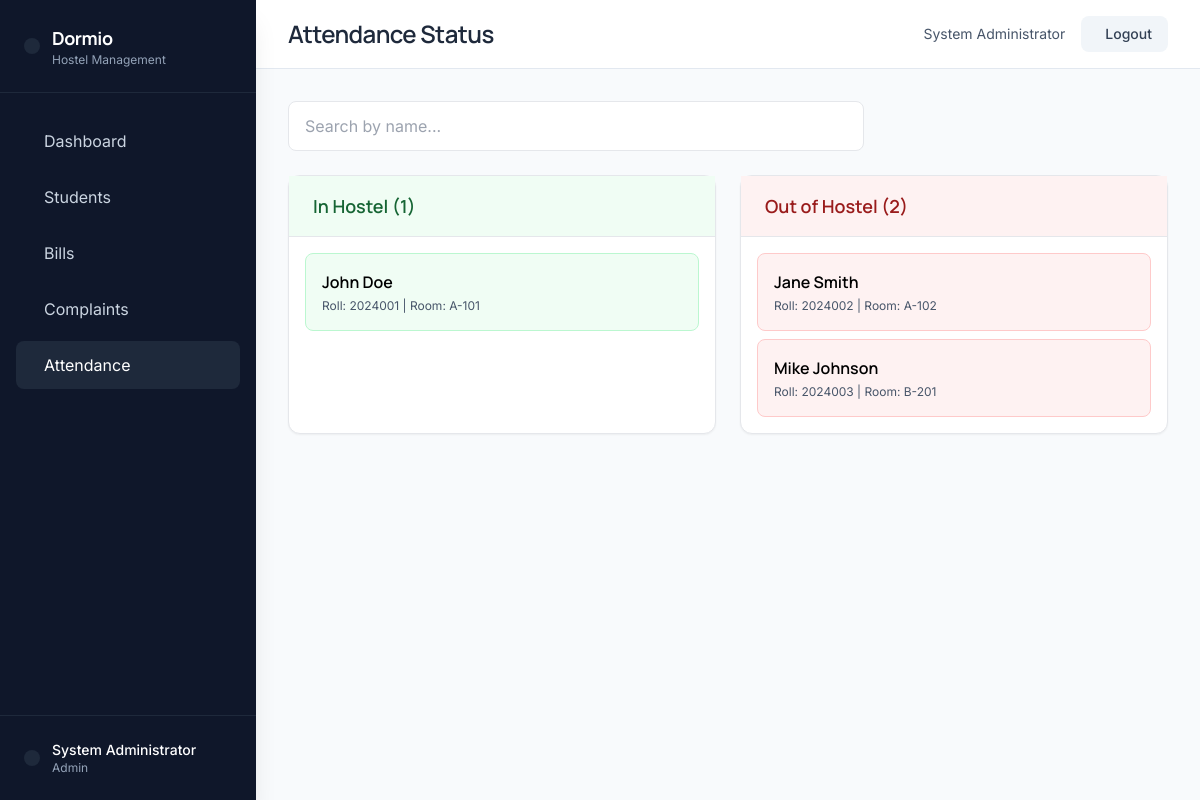
Screenshot of /warden/attendance (signed in) with the database file from the repository.
### models.py (models this page shows, shortened)
class User(UserMixin, db.Model):
    id = db.Column(db.Integer, primary_key=True)
    username = db.Column(db.String(80), unique=True, nullable=False)
    email = db.Column(db.String(120), unique=True, nullable=False)
    password_hash = db.Column(db.String(200), nullable=False)
    role = db.Column(db.String(20), nullable=False)  # student, warden, admin, principal
    full_name = db.Column(db.String(100), nullable=False)
    created_at = db.Column(db.DateTime, default=lambda: datetime.now(timezone.utc))
    is_active = db.Column(db.Boolean, default=True)
    student_profile = db.relationship('Student', backref='user', uselist=False, cascade='all, delete-orphan')

class Student(db.Model):
    id = db.Column(db.Integer, primary_key=True)
    user_id = db.Column(db.Integer, db.ForeignKey('user.id'), unique=True, nullable=False)
    rfid_code = db.Column(db.String(50), unique=True, nullable=False)
    roll_number = db.Column(db.String(50), unique=True, nullable=False)
    room_number = db.Column(db.String(20), nullable=False)
    contact = db.Column(db.String(20), nullable=False)
    semester = db.Column(db.Integer, default=1)
    course = db.Column(db.String(100))
    current_status = db.Column(db.String(10), default='OUT')  # IN or OUT
    created_at = db.Column(db.DateTime, default=lambda: datetime.now(timezone.utc))
    logs = db.relationship('AttendanceLog', backref='student', lazy=True, cascade='all, delete-orphan')
    bills = db.relationship('Bill', backref='student', lazy=True, cascade='all, delete-orphan')
    complaints = db.relationship('Complaint', backref='student', lazy=True, cascade='all, delete-orphan')
    payments = db.relationship('Payment', backref='student', lazy=True, cascade='all, delete-orphan')

### app.py (the view)
@app.route('/warden/attendance')
@login_required
@role_required('warden', 'admin', 'principal')
def warden_attendance():
    search = request.args.get('search', '')
    query = db.session.query(Student, User)\
        .select_from(Student)\
        .join(User, Student.user_id == User.id)
    if search:
        query = query.filter(User.full_name.ilike(f'%{search}%'))
    students = query.order_by(User.full_name).all()
    return render_template('warden/attendance.html', students=students, search=search)

### app.py (called while the page is built)
@login_manager.user_loader
def load_user(user_id):
    return User.query.get(int(user_id))

def role_required(*roles):
    def decorator(f):
        @wraps(f)
        def decorated_function(*args, **kwargs):
            if not current_user.is_authenticated or current_user.role not in roles:
                flash('Access denied. Insufficient permissions.', 'error')
                return redirect(url_for('dashboard'))
            return f(*args, **kwargs)
        return decorated_function
    return decorator

### templates/warden/attendance.html (shortened to what this page needs)
{% extends "layout.html" %}{% set page_title="Attendance Status" %}{% block page_content %}<div class="mb-6"><form method="GET" class="max-w-xl"><input type="text" name="search" value="{{search}}" placeholder="Search by name..." class="w-full rounded-lg border px-4 py-3"></form></div><div class="grid grid-cols-2 gap-6">{% set students_in=students|selectattr('0.current_status','equalto','IN')|list %}{% set students_out=students|rejectattr('0.current_status','equalto','IN')|list %}<div class="bg-white rounded-xl border shadow-sm"><div class="px-6 py-4 border-b bg-green-50"><h2 class="text-lg font-semibold text-green-800">In Hostel ({{students_in|length}})</h2></div><div class="p-4 space-y-2 max-h-[600px] overflow-y-auto">{% for student,user in students_in %}<div class="bg-green-50 border border-green-200 rounded-lg p-4"><h3 class="font-semibold">{{user.full_name}}</h3><p class="text-xs text-slate-600 mt-1">Roll: {{student.roll_number}} | Room: {{student.room_number}}</p></div>{% else %}<p class="text-center text-slate-500 py-8">No students in hostel</p>{% endfor %}</div></div><div class="bg-white rounded-xl border shadow-sm"><div class="px-6 py-4 border-b bg-red-50"><h2 class="text-lg font-semibold text-red-800">Out of Hostel ({{students_out|length}})</h2></div><div class="p-4 space-y-2 max-h-[600px] overflow-y-auto">{% for student,user in students_out %}<div class="bg-red-50 border border-red-200 rounded-lg p-4"><h3 class="font-semibold">{{user.full_name}}</h3><p class="text-xs text-slate-600 mt-1">Roll: {{student.roll_number}} | Room: {{student.room_number}}</p></div>{% else %}<p class="text-center text-slate-500 py-8">All students in hostel</p>{% endfor %}</div></div></div>{% endblock %}

### templates/layout.html (shortened to what this page needs)
{% extends "base.html" %}
{% block body %}
<div class="flex min-h-screen">
    <aside class="fixed top-0 left-0 h-full w-64 bg-slate-900 text-white shadow-xl z-20 hidden lg:block">
        <div class="px-6 py-6 border-b border-slate-800">
            <div class="flex items-center space-x-3">
                <div class="bg-slate-800 rounded-lg p-2">
                </div>
                <div>
                    <h2 class="text-lg font-bold tracking-tight">Dormio</h2>
                    <p class="text-xs text-slate-400">Hostel Management</p>
                </div>
            </div>
        </div>
        <nav class="px-4 py-6 space-y-2">
            {{ sidebar_content }}
        </nav>
        <div class="absolute bottom-0 left-0 right-0 px-6 py-6 border-t border-slate-800">
            <div class="flex items-center space-x-3">
                <div class="bg-slate-800 rounded-full p-2">
                </div>
                <div class="flex-1">
                    <p class="text-sm font-medium text-white">{{ current_user.full_name }}</p>
                    <p class="text-xs text-slate-400 capitalize">{{ current_user.role }}</p>
                </div>
            </div>
        </div>
    </aside>
    <div class="flex-1 ml-0 lg:ml-64">
        <div class="bg-white border-b border-slate-200 px-8 py-4">
            <div class="flex items-center justify-between">
                <div>
                    <h1 class="text-2xl font-semibold tracking-tight text-slate-800">{{ page_title }}</h1>
                </div>
                <div class="flex items-center space-x-4">
                    <span class="text-sm text-slate-600">{{ current_user.full_name }}</span>
                    <a href="{{ url_for('logout') }}"
                       data-testid="logout-btn"
                       class="bg-slate-100 hover:bg-slate-200 text-slate-700 font-medium py-2 px-4 rounded-lg transition-all text-sm">
                        Logout
                    </a>
                </div>
            </div>
        </div>
        <div class="p-8">
            {% block page_content %}{% endblock %}
        </div>
    </div>
</div>
{% endblock %}

### templates/base.html (style rules this page uses)
body { font-family: 'Inter', sans-serif; }
h1, h2, h3, h4, h5, h6 { font-family: 'Manrope', sans-serif; }

### rows the page displays
User: full_name "System Administrator", role "Admin"
Student: full_name "John Doe", roll_number "2024001", room_number "A-101"
Student: full_name "Jane Smith", roll_number "2024002", room_number "A-102"
Student: full_name "Mike Johnson", roll_number "2024003", room_number "B-201"

### other values shown
{{ sidebar_content }} "Dashboard Students Bills Complaints Attendance"
{{ page_title }} "Attendance Status"
{{ students_in|length }} "1"
{{ students_out|length }} "2"
